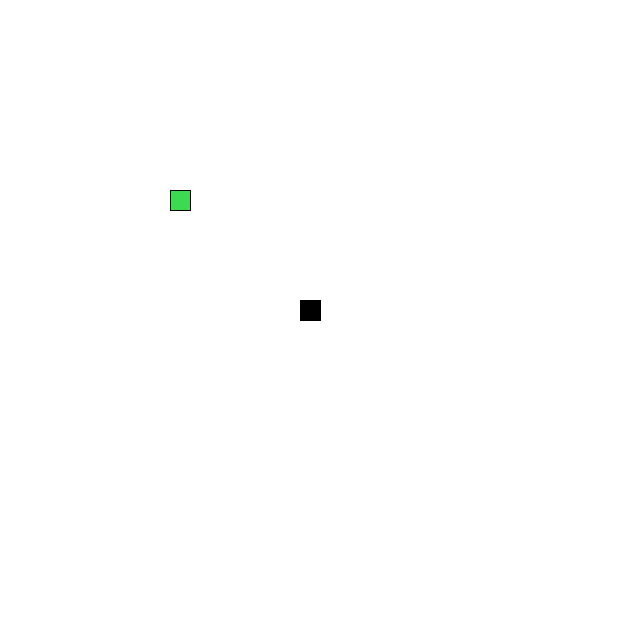
Frame 1 (no input)
Frame 60 (the mouse pressed at the canvas centre just before this capture): identical to frame 1, image omitted
Frame 120 (the mouse held since frame 60 and released just before this capture): identical to frame 1, image omitted

The Processing sketch that drew this single still picture (run headless with seeded random() and noise(); from frame 60 on, the mouse is pressed at the canvas centre):

// Processing sketch: Ficha6_ex2
// ── Ficha6_ex2.pde
class Recurso {
  PVector cord;
  color cor;
}

class Cobra extends Recurso {

  ArrayList<PVector> corpo;
  PVector  direcao;
  float  tamanho;
  PVector lastPos;
  PVector headPos;
  
  Cobra() {
    this.corpo = new ArrayList<PVector>();

    this.cord = new PVector();
    this.cord.x = width/2;
    this.cord.y = height/2;
    this.corpo.add(cord);    
    rect(this.cord.x, this.cord.y, 20, 20);
    direcao = new PVector(tamanho, 0);
  }

  void mudarDirecao(float x, float y) {
    if (direcao.x != -x || direcao.y != -y)   
      direcao = new PVector(x, y);
  }

  void mover() {

    headPos = corpo.get(0);
    lastPos = new PVector(headPos.x, headPos.y);
    PVector newHead = new PVector(headPos.x, headPos.y);
    // move para a direita
    if (direcao.x == 1) {
      newHead.x +=20;

      // move para a esquerda
    } else if (direcao.x == -1) {
      newHead.x -=20;

      //move para cima
    } else if (direcao.y == 1) {
      newHead.y +=20;

      // move para baixo
    } else if (direcao.y == -1) {
      newHead.y -=20;
    }
    corpo.add(0, newHead);
    corpo.remove(corpo.size() - 1);
    headPos = corpo.get(0);
  }

  void desenhar() {
    fill(this.cor);
    for (PVector quadrado : corpo) {
      rect(quadrado.x, quadrado.y, 20, 20);      
    }
  }

  PVector dirVelocidade() {
    
    if (direcao.x >0) { // direita
      return new PVector(1, 0);
    } else if (direcao.x <0) { // esquerda

      return new PVector(-1, 0);
    } else if (direcao.y <0) { // cima

      return new PVector(0, -1);
    } else if (direcao.y >0) { // baixo

      return new PVector(0, 1);
    } else return new PVector(0, 0);
  }

  void comer() {

    if (this.headPos.x >= comida.cord.x && this.headPos.x <= comida.cord.x + DimensaoQuadrado/2 &&
      (this.headPos.y >= comida.cord.y && this.headPos.y <= comida.cord.y + DimensaoQuadrado/2)) {
      
      int lastIndex= corpo.size()-1;
      PVector novoQuadrado = new PVector(corpo.get(lastIndex).x + dirVelocidade().x *20, corpo.get(lastIndex).y + dirVelocidade().y *20);
      corpo.add(novoQuadrado);
      this.cor = comida.cor;
      comida = new Comida();
    }
  }

  void morrer() {
    exit();
  }

  void checkFronteiras() {
    PVector cord = corpo.get(0);
    if (cord.x+10 > width || cord.x < 10 || cord.y+10 > height || cord.y <  10)
      morrer();
  }
}

class Comida extends Recurso {

  // Construtor é aquele que cria a comida
  Comida() {
    this.cord = new PVector();

    this.cord.x = numeroAleatorio(60, width-60);
    this.cord.x = numeroAleatorio(60, height-60);
    this.cord.y = int(random(11)) * 20;
    // desenhar um quadrado no sketchfab com dimensão 20x20
    this.cor = color(random(255), random(255), random(255));
    fill(this.cor);
    rect(this.cord.x, this.cord.y, 20, 20);
  }

  void desenhar() {
    fill(this.cor);
    rect(this.cord.x, this.cord.y, 20, 20);
  }

  private int numeroAleatorio(int min, int max) {

    // Ajusta min para o próximo múltiplo de 20 se necessário
    int lowerBound = (min + 19) / 20 * 20;
    // Ajusta max para o maior múltiplo de 20 se necessário
    int upperBound = (max / 20) * 20;

    // Verifica se há múltiplos de 20 no intervalo
    if (lowerBound > upperBound) {
      println("Não há múltiplos de 20 no intervalo especificado.");
      return -1; // Retorna -1 para indicar que não há múltiplos
    }

    // Calcula quantos múltiplos de 20 existem entre lowerBound e upperBound
    int count = (upperBound - lowerBound) / 20 + 1;
    int randomIndex = int(random(count)); // Gera um índice aleatório
    return lowerBound + randomIndex * 20; // Retorna o múltiplo de 20
  }
}

// declara um variável global para a cobra
Cobra cobra;
// declara um variável global para a comida

Comida comida;

int DimensaoQuadrado = 20;
void setup() {
  frameRate(5);
  background(255);
  rectMode(CENTER);
  size(620, 620);
  fill(#898787);
  cobra = new Cobra();
  comida = new Comida();
}

void draw() {
  background(255);
  cobra.mover();
  cobra.desenhar();
  comida.desenhar();
  cobra.checkFronteiras();
  cobra.comer();
}

void keyPressed() {

  if (keyCode == UP) {
    cobra.mudarDirecao(0, -1); // Muda direção para
  } else if (keyCode == DOWN) {
    cobra.mudarDirecao(0, 1);
  } else if (keyCode == LEFT) {
    cobra.mudarDirecao(-1, 0);
  } else if (keyCode == RIGHT) {
    cobra.mudarDirecao(1, 0);
  }
}
